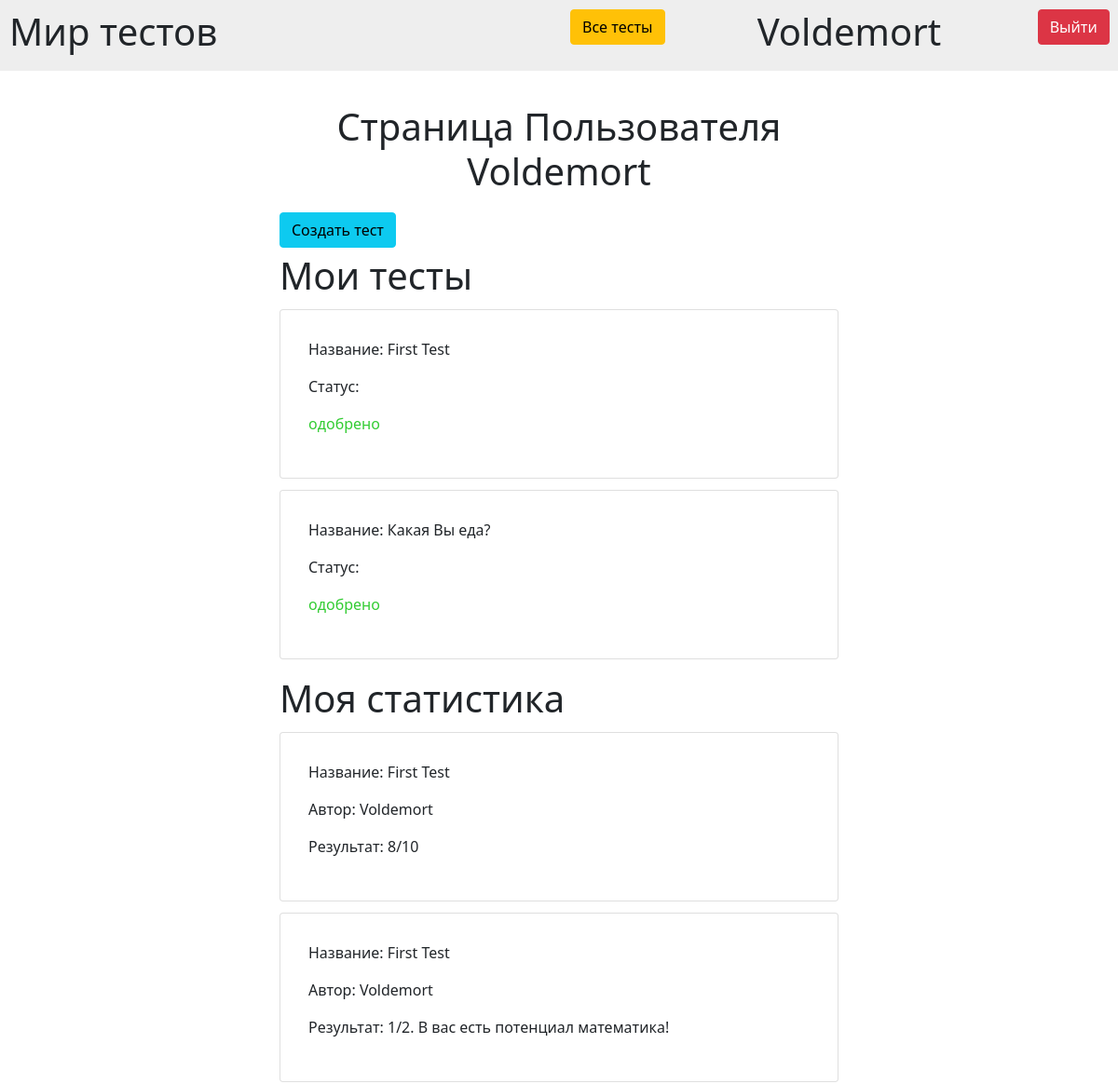
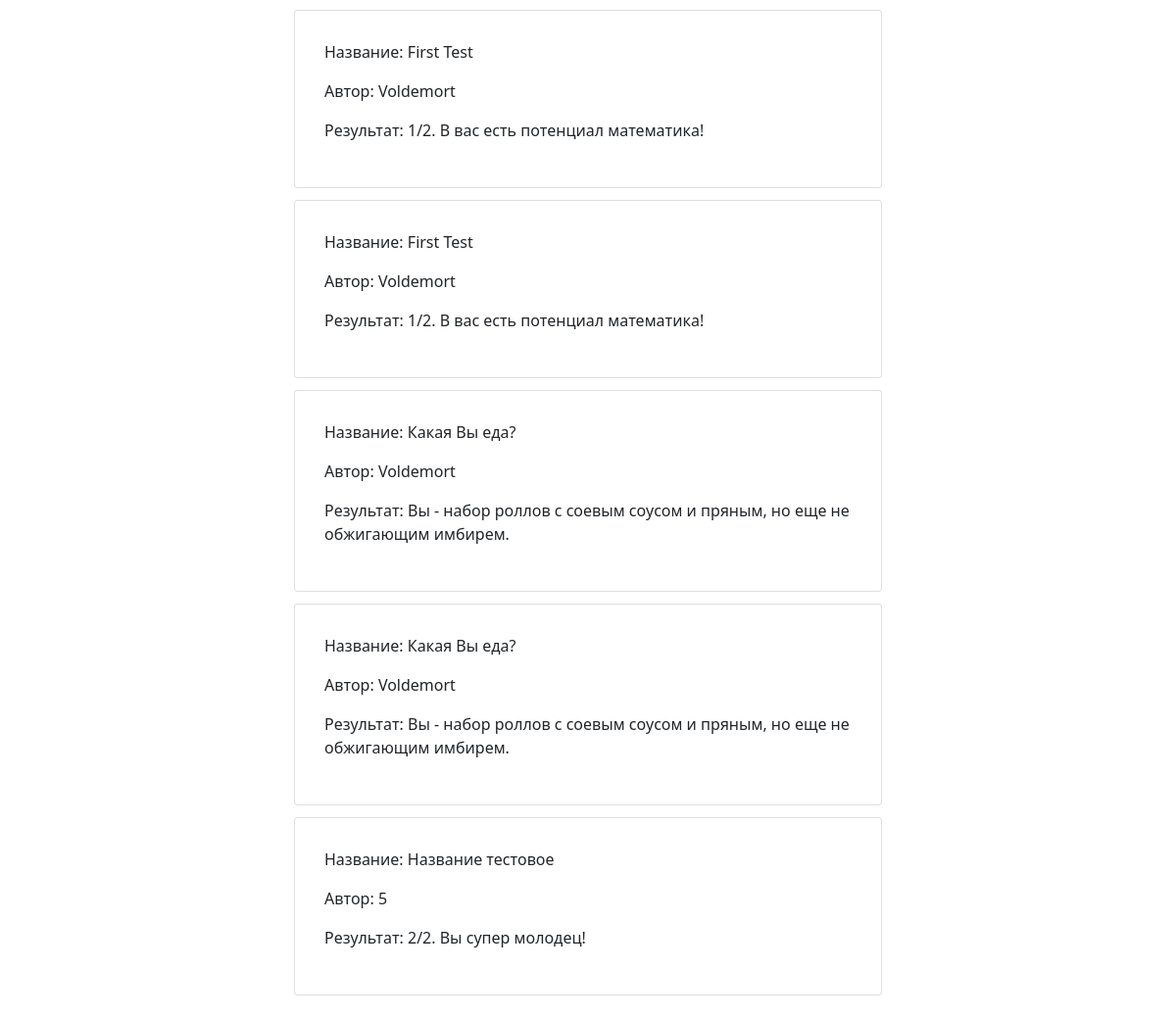
/userpage (signed in), run on the app's committed database (2 pictures, top to bottom).
### data/users.py (models this page shows)
class User(Base):
    __tablename__ = 'users'
    id = sqlalchemy.Column(sqlalchemy.Integer, primary_key=True, autoincrement=True)
    login = sqlalchemy.Column(sqlalchemy.String, unique=True, nullable=False)
    password = sqlalchemy.Column(sqlalchemy.String, unique=True, nullable=False)
    completed_tests = orm.relationship("Result", secondary="Results_of_CompletedTests", backref="users")
    offered_tests = orm.relationship("Test", secondary="OfferedTests", backref="users")

### data/tests.py (models this page shows)
class Test(Base):
    __tablename__ = 'tests'
    id = sqlalchemy.Column(sqlalchemy.Integer, primary_key=True, autoincrement=True)
    name = sqlalchemy.Column(sqlalchemy.String, unique=False, nullable=False)
    author = sqlalchemy.Column(sqlalchemy.Integer, sqlalchemy.ForeignKey('users.id'))
    content = sqlalchemy.Column(sqlalchemy.String)
    categories = orm.relationship("Category", secondary="Categories_to_Tests", backref="tests")
    with_points = sqlalchemy.Column(sqlalchemy.Boolean, default=0)
    results = sqlalchemy.Column(sqlalchemy.String)
    approved = sqlalchemy.Column(sqlalchemy.Boolean, default=1)
    def to_json(self, test):
        return {'id': test.id, 'name': test.name, 'author': test.author, 'questions': json.loads(test.content),
                'with_points': test.with_points, 'results': test.results, 'approved': test.approved,
                'categories': ', '.join([cat.name for cat in test.categories])}
    def to_json_for_results(self, test):
        return {'id': test.id, 'name': test.name, 'author': test.author}

### data/results.py (models this page shows)
class Result(Base):
    __tablename__ = 'results'
    id = sqlalchemy.Column(sqlalchemy.Integer, primary_key=True, autoincrement=True)
    result = sqlalchemy.Column(sqlalchemy.String)
    test_id = sqlalchemy.Column(sqlalchemy.Integer, sqlalchemy.ForeignKey('tests.id'))

### data/application_tests.py (the view)
@bp.route("/userpage")
@login_required
def user_page():
    tests = []
    for test in DataBase().get_tests_by_author_id(g.user.id):
        test['author'] = DataBase().get_login_by_id(test['author'])
        tests.append(test)
    completed_tests = DataBase().get_completed_tests_by_id(g.user.id)
    return render_template("user_page.html", title="Личная страница",
                           user_tests=tests, completed_tests=completed_tests)

### data/application_user.py (called while the page is built)
def login_required(view):
    @functools.wraps(view)
    def wrapped_view(**kwargs):
        if g.user is None:
            return redirect("/")
        return view(**kwargs)
    return wrapped_view

@bp.before_app_request
def load_logged_in_user():
    user_id = session.get("user_id")
    if user_id is None:
        g.user = None
    else:
        g.user = User.query.filter(User.id == user_id).first()

### database.py (called while the page is built)
    @staticmethod
    def get_completed_tests_by_id(id):
        user = User.query.filter(User.id == id).first()
        completed_tests = list()
        for res in user.completed_tests:
            completed_test = Test.query.filter(Test.id == res.test_id).first()
            info = Test().to_json_for_results(completed_test)
            author_login = DataBase().get_login_by_id(info['author'])
            info['author_login'] = author_login
            info['result'] = res.result
            completed_tests.append(info)
        completed_tests = sorted(completed_tests, key=lambda t: t['id'])
        return completed_tests

    @staticmethod
    def get_login_by_id(id):
        user = User.query.filter(User.id == id).first()
        return user.login

    @staticmethod
    def get_tests_by_author_id(id):
        tests = Test.query.all()
        tests_to_return = list()
        for test in tests:
            if test.author == id:
                tests_to_return.append(Test().to_json(test))
        return tests_to_return

### data/templates/user_page.html
{% extends "base.html" %}
{% block content %}
    <h1 class="text-center" style="padding: 2% 0 2% 0" >Страница Пользователя {{ g.user.login }}</h1>
    <a class="btn btn-info" href="{{ url_for('tests.creating_test') }}">Создать тест</a>
    <h1 style="padding: 1% 0 0 0">Мои тесты</h1>
    {% for test in user_tests %}
    <div class="card" style="padding: 5%; margin: 2% 0">
        <p>Название: {{ test.name }}</p>
        {% if test.approved %}
            <p>Статус:</p> <p style="color:#33CC33">одобрено</p>
        {% else %}
            <p>Статус:</p> <p style="color:#FF9900">отправлено</p>
        {% endif %}
    </div>
    {% endfor %}
    <h1 style="padding: 1% 0 0 0">Моя статистика</h1>
    {% for c_test in completed_tests %}
    <div class="card" style="padding: 5%; margin: 2% 0">
        <p>Название: {{ c_test.name }}</p>
        <p>Автор: {{ c_test.author_login }}</p>
        <p>Результат: {{ c_test.result }}</p>
    </div>
    {% endfor %}
{% endblock %}

### data/templates/base.html (shortened to what this page needs)
<!DOCTYPE html>
<html lang="en">
<head>
    <link rel="stylesheet"
      href="https://cdn.jsdelivr.net/npm/bootstrap@5.0.0-beta1/dist/css/bootstrap.min.css"
>
</head>
<body>
    <div class="row" style="background: #EEEEEE; padding: 10px;">
        <div class="col-md-6">
            <h1>Мир тестов</h1>
        </div >
        {% if g.user %}
            <div class="col-md-2"><a class="btn btn-warning" href="{{ url_for('tests.all_tests') }}">Все тесты</a></div>
            <div class="col-md-3"><a href="{{ url_for('tests.user_page') }}" class="text-decoration-none text-reset"><h1>
                {{ g.user.login }}</h1></a></div>
            <div class="col-md-1 text-end"><a class="btn btn-danger" href="{{ url_for('user.logout') }}">Выйти</a></div>
        {% else %}
            <div class="col-md-6 text-end"><a class="btn btn-success" href="{{ url_for('user.login') }}">Войти</a></div>
        {% endif %}
    </div>
    <div style="margin: 2% 25%;">
    {% block content %}{% endblock %}
    </div>
</body>
</html>

### data on the page
User: user.login "Voldemort", author_login "Voldemort" "Voldemort" "Voldemort" "Voldemort" "Voldemort" "Voldemort"
Test: name "First Test", name "First Test" "First Test" "First Test" "First Test"
Test: name "Какая Вы еда?", name "Какая Вы еда?" "Какая Вы еда?"
Result: result "8/10"
Result: result "1/2. В вас есть потенциал математика!"
Result: result "1/2. В вас есть потенциал математика!"
Result: result "1/2. В вас есть потенциал математика!"
Result: result "Вы - набор роллов с соевым соусом и пряным, но еще не обжигающим имбирем."
Result: result "Вы - набор роллов с соевым соусом и пряным, но еще не обжигающим имбирем."
Test: name "Название тестовое"
Result: result "2/2. Вы супер молодец!"

### other printed values
{{ c_test.author_login }} "5"
